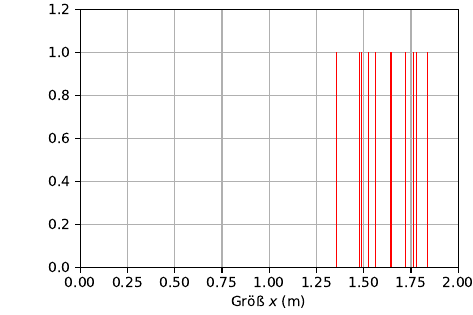

Reproduce this figure in Python.
# %%
import matplotlib.pyplot as plt
import numpy as np
xavg = 1.5
xsigma = 0.15
fig, ax = plt.subplots()
fig.set_size_inches(120/25.4,80/25.4)
np.random.seed(0)
x = np.random.normal(xavg, xsigma, 12)
y = 0.0*x+1
ml, sl, bl = ax.stem(x,y,linefmt='r-',markerfmt=' ')
plt.setp(sl, linewidth=0.5)
plt.setp(bl, color="none")
ax.grid()
ax.set_xlim([0,2])
ax.set_ylim([0,1.2])
plt.xlabel('Größ $x$ (m)')
plt.subplots_adjust(left=0.17,\
  right=0.97, top=0.97, bottom=0.15)
plt.savefig('impulsplot.pdf')
plt.show()


# %%
# Step funktion 12 Schritte
fig2, ax2 = plt.subplots()
np.random.seed(0)
xmin = 0
xmax = 2.4
maxnum = 12
x2 = np.concatenate(([xmin], np.sort(np.random.normal(xavg, xsigma, maxnum)), [xmax]))
y2 = np.concatenate(([0], np.array(range(maxnum))/maxnum, [1]))
ax2.step(x2,y2)
ax2.set_xlim([xmin,xmax])
ax2.set_ylim([-0.1,1.2])
plt.xlabel('Größ $x$ (m)')
ax2.grid()
plt.subplots_adjust(left=0.17,\
  right=0.97, top=0.97, bottom=0.15)
plt.savefig('12schritte.pdf')
plt.show()

# %%
# Step funktion 12 Schritte
fig2, ax2 = plt.subplots()
np.random.seed(0)
xmin = 0
xmax = 2.4
maxnum = 12000
x2 = np.concatenate(([xmin], np.sort(np.random.normal(xavg, xsigma, maxnum)), [xmax]))
y2 = np.concatenate(([0], np.array(range(maxnum))/maxnum, [1]))
ax2.step(x2,y2)
ax2.set_xlim([xmin,xmax])
ax2.set_ylim([-0.1,1.2])
plt.xlabel('Größ $x$ (m)')
ax2.grid()
plt.subplots_adjust(left=0.17,\
  right=0.97, top=0.97, bottom=0.15)
plt.savefig('12000schritte.pdf')
plt.show()




# %%
# 12000 Schritte mit erf
fig2, ax2 = plt.subplots()
np.random.seed(0)
maxnum = 12000
x2 = np.concatenate(([xmin], np.sort(np.random.normal(xavg, xsigma, maxnum)), [xmax]))
y2 = np.concatenate(([0], np.array(range(maxnum))/maxnum, [1]))
ax2.step(x2,y2)
ax2.set_xlim([0,2.4])
ax2.set_ylim([-0.1,1.2])
import scipy.special
import math
xc = np.linspace(0, xmax, 70)
yc = scipy.special.erf((xc-xavg)/(xsigma*math.sqrt(2)))*0.5+0.5
ax2.plot(xc, yc, 'rx')
ax2.set_xlim([xmin,xmax])
ax2.set_ylim([-0.1,1.2])
plt.xlabel('Größ $x$ (m)')
ax2.grid()
plt.subplots_adjust(left=0.17,\
  right=0.97, top=0.97, bottom=0.15)
plt.savefig('12000schritteunderf.pdf')
plt.show()





# %%
